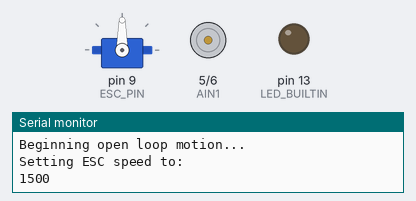
The sketch below on a simulated Arduino Uno, built with avr-gcc and run on an emulated ATmega328P. On the bench: servo, motor-driver pin pairs drawn as motors (green arrow = first pin HIGH = forward, orange = second pin HIGH = backward, longer = more drive), output pins drawn as LEDs (lit = HIGH), the last lines printed to the serial monitor.

Above: at 22.05 s.
At 30.6 s:
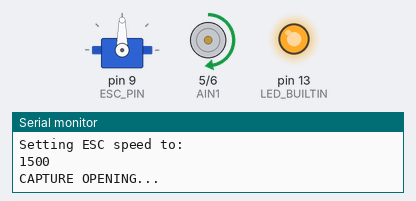
At 38.85 s:
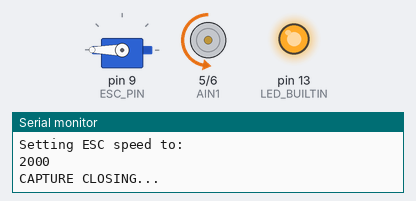
At 40.35 s:
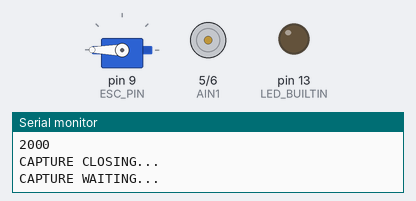
At 56.1 s:
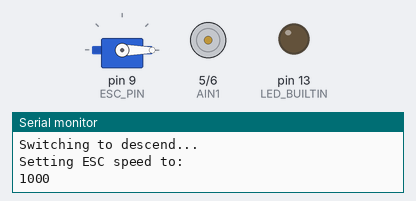
At 57.9 s:
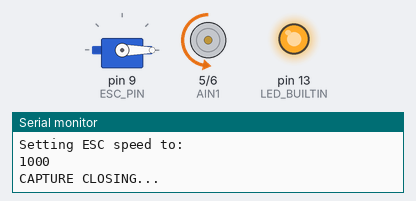
Timing chart, 0 to 68.8 s (numbered marks = the images above):
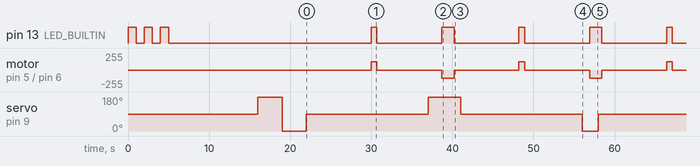

The sketch:

active_capture_v07.ino
```cpp
/*
 * active_capture_v07
 * Example code for the motor that runs the active capture mechanism for the BUUUM DTR blimp.
 * Can be used generally for single DC brushed motor control with the Pololu 2130 / TI DRV8833
 * Now autonomous open timed loops for both capture and motion.
 *
 * USAGE:
 * No input. Just run it. Will output misc debugging messages if you plug in over USB.
 */

// for the brushless motor
#include <Servo.h>
Servo esc;

// For converting floats to cc register values. If 8-bit PWM...
#define MAX_CC 255
// better here than as an int
#define SERIAL_RATE 115200
// for strtok string conversion
#define BUFSIZE 200

// pin setup and constants
// will use two PWMs for one motor
int AIN1 = 5;
int AIN2 = 6;
// for the fan
int ESC_PIN = 9;
int ESC_MAX = 2000;
int ESC_MIN = 1000;
int ESC_RANGE = ESC_MAX - ESC_MIN;
int ESC_HALFRANGE = int(ESC_RANGE/2.0);
int ESC_AVG = ESC_HALFRANGE + ESC_MIN;
// placeholder variables for the fan conversion function
float raw_speed = 0.0; // since can be negative
int adjusted_speed = 0; // is a positive number
int raw_duty = 0;

// For the open loop, set our motion parameters
int ascend_time_millis = 4000;
int descend_time_millis = 2000;
int coast_time_millis = 15000;
int capture_open_pulse = 700;
int capture_close_pulse = 1500;
int capture_waittime_millis = 8000;
float fan_pwr_default = 0.5; // was 0.5
float capture_pwr_default = 0.5;
// flags for the state machine of capture and fan
int fan_state = 0; // States: 0 = coast before ascend, 1 = ascend, 2 = coast before descend, 3 = descend
int capture_state = 0; // States: 0 = capture open waiting, 1 = capture closing, 2 = capture closed waiting, 3 = capture opening
// Time management
unsigned long curr_time;
unsigned long prev_time_fan;
unsigned long prev_time_capture;

// helper function to turn a 0.0-1.0 float into an 8-bit duty cycle
int convert_duty(float duty)
{
  raw_duty = floor(duty * MAX_CC);
  // constrain between 0 and MAX_CC.
  raw_duty = (raw_duty < 0) ? 0 : raw_duty;
  raw_duty = (raw_duty > MAX_CC) ? MAX_CC : raw_duty;
  return raw_duty;
}

// helper function to turn a -1.0 to +1.0 float into an int for the Servo library.
// Assumes that ESC_MIN and ESC_MAX are declared and assigned values.
int convert_esc(float percent_speed)
{
  raw_speed = percent_speed * ESC_HALFRANGE; // this number is "fraction of 100% power but centered at 0"
  raw_speed = raw_speed + ESC_AVG; // should be between ESC_MAX and ESC_MIN
  adjusted_speed = floor(raw_speed); // now is a positive number only
  // constrain percent speed to be between min and max just in case someone passed in a too-big number.
  adjusted_speed = (adjusted_speed < ESC_MIN) ? ESC_MIN : adjusted_speed;
  adjusted_speed = (adjusted_speed > ESC_MAX) ? ESC_MAX : adjusted_speed;
  // DEBUGGING
  Serial.println("Setting ESC speed to:");
  Serial.println(adjusted_speed);
  return adjusted_speed;
}

void fan_startup()
{
  // Toggle the fan back and forth at 100% power a few times.
  Serial.println("Toggling fan...");
  esc.write(ESC_MAX);
  delay(3000);
  esc.write(ESC_MIN);
  delay(3000);
  esc.write(ESC_AVG);
}

// helper that toggles our fan. state = int, see above, pwr = percent if override desired.
void update_fan(int state){
  update_fan(state, fan_pwr_default);
}
void update_fan(int state, float pwr)
{
  switch(state){
    case 0:
      // coast before ascending.
      esc.write(convert_esc(0.0));
      break;

    case 1:
      // ascend
      // HACK 2024-04-10: ascend and descend are flipped. To descend faster, add power here. Twice as fast?
      esc.write(convert_esc(pwr));
      break;

    case 2:
      // coast before descending
      esc.write(convert_esc(0.0));
      break;

    case 3:
      // descend
      // HACK 2024-04-10: ascend and desend are flipped. Since the blimp is heavy, make it full negative... which is MIN here.
      esc.write(convert_esc(-pwr)); // pwr should be positive, so descending means negative direction.
      //esc.write(ESC_MIN); // pwr should be positive, so descending means negative direction.
      break;
  }
}

// helper that toggles our capture mechanism. state = int, see above, pwr = percent if override desired.
void update_capture(int state){
  update_capture(state, capture_pwr_default);
}
void update_capture(int state, float pwr)
{
  // States: 0 = capture open waiting, 1 = capture closing, 2 = capture closed waiting, 3 = capture opening
  switch(state){
    case 0:
      // no motion.
      analogWrite(AIN1, 0);
      analogWrite(AIN2, 0);
      digitalWrite(LED_BUILTIN, LOW);
      break;

    case 1:
      // closing (forward)
      analogWrite(AIN1, convert_duty(pwr));
      analogWrite(AIN2, 0);
      digitalWrite(LED_BUILTIN, HIGH);
      break;

    case 2:
      // no motion.
      analogWrite(AIN1, 0);
      analogWrite(AIN2, 0);
      digitalWrite(LED_BUILTIN, LOW);
      break;

    case 3:
      // opening (reverse)
      analogWrite(AIN1, 0);
      analogWrite(AIN2, convert_duty(pwr));
      digitalWrite(LED_BUILTIN, HIGH);
  }
}

void setup() {
  Serial.begin(SERIAL_RATE);
  Serial.setTimeout(10); // makes read faster
  // Wait until the port is ready
  while (!Serial)
    ;
  Serial.println("active_capture_v07. Runs open loop.");
  // ensure we start with all off
  pinMode(AIN1, OUTPUT);
  pinMode(AIN2, OUTPUT);
  analogWrite(AIN1, convert_duty(0.0));
  analogWrite(AIN2, convert_duty(0.0));
  // we'll also turn on the LED when any pin is set high
  pinMode(LED_BUILTIN, OUTPUT);
  digitalWrite(LED_BUILTIN, LOW);
  // Startup sequence blink to know the code is running
  int cycles = 3;
  for(int i=0; i<cycles; i++){
    Serial.println("Starting up (LED blink to indicate)...");
    digitalWrite(LED_BUILTIN, HIGH);
    delay(1000);
    digitalWrite(LED_BUILTIN, LOW);
    delay(1000);
  }
  // set up the ESC
  pinMode(ESC_PIN, OUTPUT);
  esc.attach(ESC_PIN, ESC_MIN, ESC_MAX);
  esc.write(ESC_AVG);
  Serial.println("ESC NEUTRAL, Waiting for esc to start up...");
  delay(10000);
  fan_startup();
  Serial.println("Beginning open loop motion...");
  // Time management for timed motor loops
  prev_time_fan = millis();
  prev_time_capture = millis();
  curr_time = millis();
  // Turn on the fan and set the mouth to waiting open.
  fan_state = 0;
  update_fan(fan_state);
  capture_state = 0;
  update_capture(capture_state);
}

void loop() {
  curr_time = millis();

  // For the fan:
  switch(fan_state){
    case 0:
      // coast before ascending. Check if coast time is up
      if( (curr_time - prev_time_fan) > coast_time_millis){
        fan_state = 1;
        prev_time_fan = millis();
        // DEBUGGING
        Serial.println("Switching to ascend...");
        update_fan(fan_state, 1.0);
      }
      break;

    case 1:
      // ascending
      // Check if our ascent time is up. If so, switch to coast
      if( (curr_time - prev_time_fan) > ascend_time_millis){
        fan_state = 2;
        prev_time_fan = millis();
        // DEBUGGING
        Serial.println("Switching to coast before descend...");
        update_fan(fan_state, 0.0);
      }
      break;

    case 2:
      // coast before ascending. Check if coast time is up
      if( (curr_time - prev_time_fan) > coast_time_millis){
        fan_state = 3;
        prev_time_fan = millis();
        // DEBUGGING
        Serial.println("Switching to descend...");
        update_fan(fan_state, 1.0);
      }
      break;

    case 3:
      // descending
      // Check if our descent time is up. If so, switch to ascending.
      if((curr_time - prev_time_fan) > descend_time_millis){
        fan_state = 0;
        prev_time_fan = millis();
        Serial.println("Switching to coast before ascend...");
        update_fan(fan_state);
      }
      break;
  }

  // for the capture:
  switch(capture_state){
    case 0:
      // capture is open, waiting. Switch to closing if timed out
      if((curr_time - prev_time_capture) > capture_waittime_millis){
        capture_state = 1;
        prev_time_capture = millis();
        Serial.println("CAPTURE OPENING...");
        update_capture(capture_state);
      }
      break;

    case 1:
      // capture is opening. Stop opening if timed out
      if((curr_time - prev_time_capture) > capture_open_pulse){
        capture_state = 2;
        prev_time_capture = millis();
        Serial.println("CAPTURE WAITING...");
        update_capture(capture_state);
      }
      break;

    case 2:
      // capture is closed, waiting. Switch to opening if timed out
      if((curr_time - prev_time_capture) > capture_waittime_millis){
        capture_state = 3;
        prev_time_capture = millis();
        Serial.println("CAPTURE CLOSING...");
        update_capture(capture_state);
      }
      break;

    case 3:
      // capture is closing. Stop closing if timed out
      if((curr_time - prev_time_capture) > capture_close_pulse){
        capture_state = 0;
        prev_time_capture = millis();
        Serial.println("CAPTURE WAITING...");
        update_capture(capture_state);
      }
      break;
  }
}
```

Measured:
- by itself, pin 13 (LED_BUILTIN): HIGH → LOW at 1.0 s, → HIGH 1.0 s later, → LOW 1.0 s later, → HIGH 1.0 s later, … (28 changes in this stretch)
- by itself, motor on pin 5 (AIN1) / pin 6 (AIN2): repeats every 18.2 s: stopped 8.0 s, backward 127/255 1.5 s, stopped 8.0 s, forward 127/255 0.70 s
- by itself, servo on pin 9 (ESC_PIN): moves between 0° and 180°, repeating every 36.0 s
